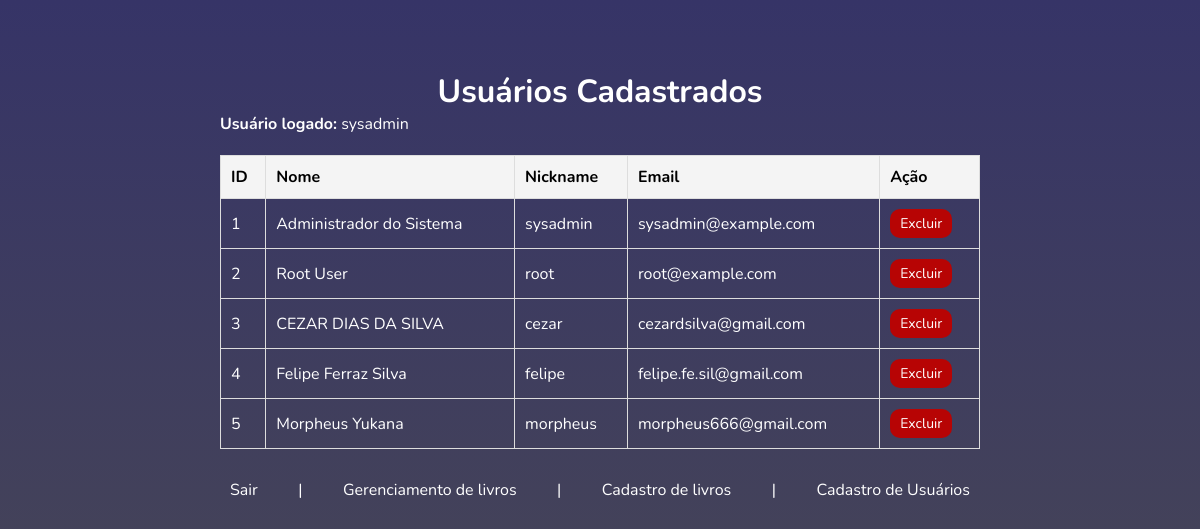
/usuarios.php (signed in), run on the app's committed database.
### tables this page shows
CREATE TABLE `usuarios` (
  `id` int NOT NULL,
  `nome` varchar(100) NOT NULL,
  `email` varchar(100) NOT NULL,
  `telefone` varchar(20) DEFAULT NULL,
  `data_nascimento` date NOT NULL DEFAULT '2000-01-01',
  `data_cadastro` timestamp NULL DEFAULT CURRENT_TIMESTAMP,
  `senha` varchar(255) NOT NULL,
  `nickname` varchar(255) NOT NULL
);

### usuarios.php (the view, shortened to what this page needs)
<?php
$nicknameLogado = $_SESSION['nickname'];
$config = require 'config.php';
try {
    $pdo = new PDO("mysql:host={$config['host']};dbname={$config['dbname']}", $config['username'], $config['password'], [
        PDO::ATTR_ERRMODE => PDO::ERRMODE_EXCEPTION,
        PDO::MYSQL_ATTR_INIT_COMMAND => "SET NAMES utf8"
    ]);
    $stmt = $pdo->query("SELECT id, nome, nickname, email FROM usuarios");
    $usuarios = $stmt->fetchAll(PDO::FETCH_ASSOC);
} catch (PDOException $e) {
    die("Erro ao conectar ao banco de dados: " . $e->getMessage());
}
?>
<!DOCTYPE html>
<html lang="pt-BR">
<head>
    <link rel="stylesheet" href="usuarios.css">
</head>
<body>
    <div class='container'>
        <h1>Usuários Cadastrados</h1>
        <p class='usuArio'><strong>Usuário logado:</strong> <?= htmlspecialchars($nicknameLogado) ?></p>
        <table>
            <tr>
                <th>ID</th>
                <th>Nome</th>
                <th>Nickname</th>
                <th>Email</th>
                <th>Ação</th>
            </tr>
            <?php foreach ($usuarios as $usuario): ?>
                <tr>
                    <td><?= $usuario['id'] ?></td>
                    <td><?= htmlspecialchars($usuario['nome']) ?></td>
                    <td><?= htmlspecialchars($usuario['nickname']) ?></td>
                    <td><?= htmlspecialchars($usuario['email']) ?></td>
                    <td>
                        <form method="POST" action="excluir_usuario.php">
                            <button type="submit">Excluir</button>
                        </form>
                    </td>
                </tr>
            <?php endforeach; ?>
        </table>
        <p class='menu'>
            <a href="logout.php">Sair</a> |
            <a href="livros.php">Gerenciamento de livros</a> |
            <a href="formulario.php">Cadastro de livros</a>
            <?php if (isset($_SESSION['nickname']) && in_array($_SESSION['nickname'], ['sysadmin', 'root'])): ?>
                | <a href="usuarios.php">Cadastro de Usuários</a>
            <?php endif; ?>
        </p>
    </div>
</body>
</html>

### usuarios.css (style rules this page uses)
* { margin: 0; padding: 0; box-sizing: border-box; font-family: "Nunito", sans-serif; }
body { width: 100vw; min-height: 100vh; background: linear-gradient(180deg, #363467 0%, rgba(30, 29, 39, 0.8) 100%); }
.container { max-width: 800px; margin: 50px auto; padding: 20px; }
.usuArio { color: #fff; }
h1 { color: #fff; text-align: center; }
table { width: 100%; border-collapse: collapse; margin-top: 20px; margin-bottom: 20px; }
th, td { border: 1px solid #ddd; padding: 10px; text-align: left; }
td { color: #fff; }
td button { background: #b70404;; color: white; border: none; border-radius: 10px; font-size: 14px; padding: 5px 10px; cursor: pointer; }
th { background-color: #f4f4f4; }
.menu { display: flex; align-items: center; justify-content: space-between; padding: 10px 10px; color: #fff; }
.menu a { color: #fff; cursor: pointer; text-decoration: none; }

### data on the page
usuarios: id "1", nome "Administrador do Sistema", nickname "sysadmin", email "sysadmin@example.com"
usuarios: id "2", nome "Root User", nickname "root", email "root@example.com"
usuarios: id "3", nome "CEZAR DIAS DA SILVA", nickname "cezar", email "cezardsilva@gmail.com"
usuarios: id "4", nome "Felipe Ferraz Silva", nickname "felipe", email "felipe.fe.sil@gmail.com"
usuarios: id "5", nome "Morpheus Yukana", nickname "morpheus", email "morpheus666@gmail.com"

### other printed values
$nicknameLogado "sysadmin"
